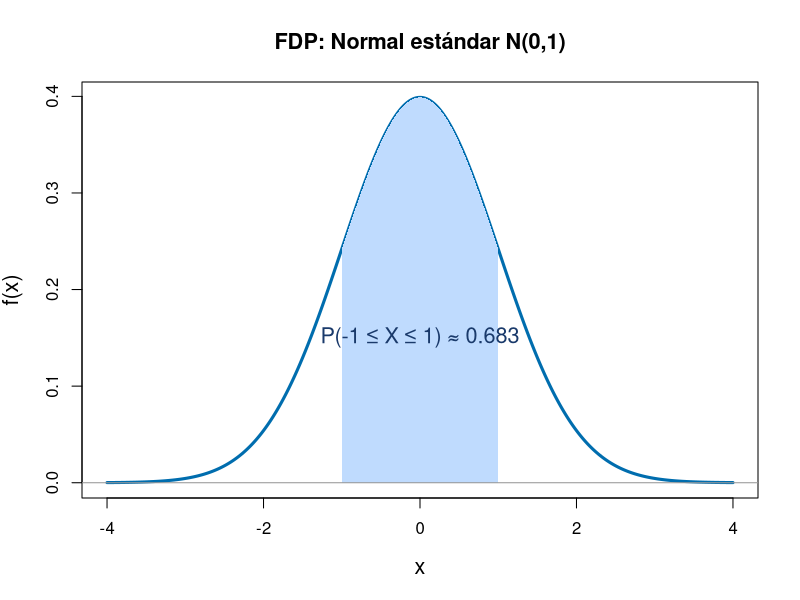

R code for this plot:
## ---- chunk 1
#| echo: false
#| fig-width: 9
#| fig-height: 4.5
x <- seq(-4, 4, length = 400)
fx <- dnorm(x)
plot(x, fx, type = "l", lwd = 3, col = "#006DAE",
     main = "FDP: Normal estándar N(0,1)",
     xlab = "x", ylab = "f(x)", cex.lab = 1.3, cex.main = 1.3)
xi <- seq(-1, 1, length = 200)
polygon(c(-1, xi, 1), c(0, dnorm(xi), 0), col = "#bfdbfe", border = NA)
text(0, 0.15, paste0("P(-1 ≤ X ≤ 1) ≈ ", round(diff(pnorm(c(-1,1))),3)),
     cex = 1.3, col = "#1a3a6b")
abline(h = 0, col = "gray60")
